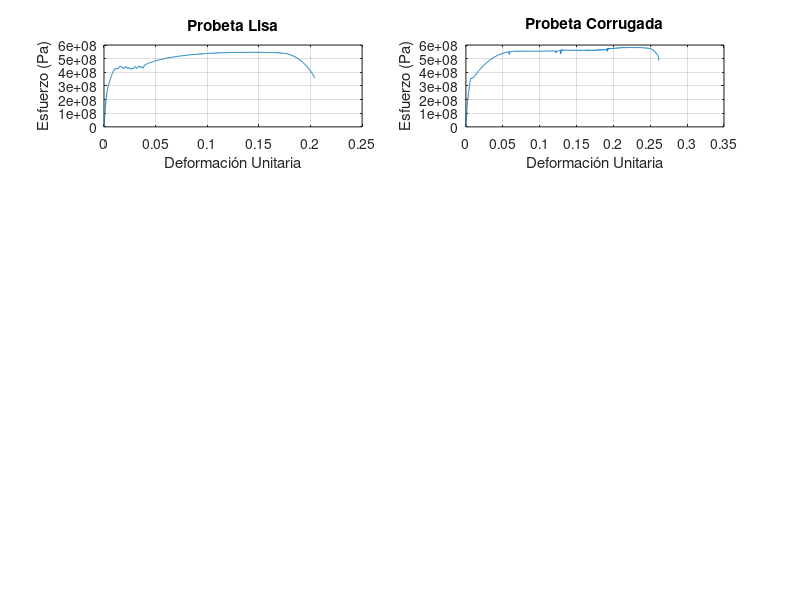

MATLAB code to generate this figure: (Note: this script raises an error after producing the figure.)
%% Comandos iniciales 
% Para reiniciar variables y cerrar cualquier programa que aún se esté
% corriendo.

clear all;
close all;
clc;

%% Carga de datos
% Se asignan variables a los datos obtenidos durante la práctica de
% laboratorio.

load FuerzaLisa.dat;
FuerzaL = FuerzaLisa;

load ElongacionLisa.dat;
ElongacionL = ElongacionLisa;

load FuerzaCorrugada.dat;
FuerzaC = FuerzaCorrugada;

load ElongacionCorrugada.dat;
ElongacionC = ElongacionCorrugada;

%% Definición de variables
% Se definen los valores iniciales y finales de la probeta, así como
% conversiones de unidades.

% Materiales a comparar:
HierroGrisG1800_20 = 66e9;
HierroGrisG1800_30 = 97e9;

% Probeta Lisa
LIL = 0.1532; % Longitud inicial lisa
DIL = 0.00952; % Diámetro inicial lisa
AIL = pi * ((DIL/2)^2); % Área inicial lisa

LFL = 0.1845; % Longitud final lisa
DFL = 0.00568; % Diámetro final lisa
AFL = pi * ((DFL/2)^2); % Área final lisa


%Probeta corrugada
LIC = 0.1770; % Longitud inicial corrugada
DIC = 0.01043; % Diámetro inicial corrugada
AIC = pi * ((DIC/2)^2); % Área inicial corrugada

LFC = 0.2025; % Longitud final corrugada
DFC = 0.00642; % Diámetro final corrugada
AFC = pi * ((DFC/2)^2); % Área final corrugada

%% Obtención de las varaibles de esfuerzo y deformación 
% Ya que las variables dadas son fuerza y elongación, estas tienen que ser
% modificadas o transformadas en esfuerzo y deformación respectivamente,
% para así realmente poder generalizar el comportamiento de un material.

EsfuerzoL = FuerzaL./AIL; % Fuerza entre área
DeformacionL = ElongacionL./(LIL*1000); % Elongación o diferencial de longitud entre longitud inicial

EsfuerzoC = FuerzaC./AIC; % Fuerza entre área
DeformacionC = ElongacionC./(LIC*1000); % Elongación o diferencial de longitud entre longitud inicial

%% Gráficas de Esfuerzo-Deformación
% Ya que se tienen variables que pueden generalizar el comportamiento de un
% material, estas se van a graficar para determinar el comportamiento del
% material descrito

figure("name", "Diagramas de Esfuerzo-Deformación")
subplot (4,2,1);
plot (DeformacionL, EsfuerzoL);
title ("Probeta Lisa");
xlabel ("Deformación Unitaria");
ylabel ("Esfuerzo (Pa)");
grid on;
subplot (4,2,2);
plot (DeformacionC, EsfuerzoC);
title ("Probeta Corrugada");
xlabel ("Deformación Unitaria");
ylabel ("Esfuerzo (Pa)");
grid on;

%% Sección Elástica o Lineal:
% Para esta parte se van a filtrar los datos hasta donde se considere que
% sigue habiendo un comportamiento lineal, posteriormente se hará la
% reconstrucción de las demás áreas.

datosfiltradosL = eliminacion_de_ruido (DeformacionL, EsfuerzoL);
YoungL = lin (datosfiltradosL(:,1)', datosfiltradosL(:,2)');

datosfiltradosC = eliminacion_de_ruido (DeformacionC, EsfuerzoC);
YoungC = lin (datosfiltradosC(:,1)', datosfiltradosC(:,2)');

j = linspace(min(datosfiltradosL(:,1)), max(datosfiltradosL(:,1)), 2);
k = linspace(min(datosfiltradosC(:,1)), max(datosfiltradosC(:,1)), 2);

subplot (4,2,3);
hold on
plot (datosfiltradosL(:,1), datosfiltradosL(:,2));
plot (j, (YoungL(2) * j) + YoungL(1)); 
title ("Probeta Lisa: Sección Elástica");
xlabel ("Deformación Unitaria");
ylabel ("Esfuerzo (Pa)");
grid on;
hold off
subplot (4,2,4);
hold on
plot (datosfiltradosC(:,1), datosfiltradosC(:,2));
plot (k, (YoungC(2) * k) + YoungC(1)); 
title ("Probeta Corrugada: Sección elástica");
xlabel ("Deformación Unitaria");
ylabel ("Esfuerzo (Pa)");
grid on;
hold off

%% Medición de error en la sección elástica:
% Se van a definir el rango para el comportamiento elástico, así como el
% error con respecto a los valores deseados.

errorlisa = abs((YoungL(2) - HierroGrisG1800_30)/ YoungL(2));
errorcorrugada = abs((YoungC(2) - HierroGrisG1800_20)/ YoungC(2));

%% Zona entre el límite de de elasticidad y el límite aparente de elasticidad/ límite de fluencia
% Esta zona es mencionada muy pocas veces por los libros de texto, pero 
% como su nombre lo dice es una zona donde el comportamiento ya no es 100%
% elástico y termina con el límite superior de fluencia 

zonaxL = ult_punto(datosfiltradosL, DeformacionL, EsfuerzoL);
zonaxC = ult_punto(datosfiltradosC, DeformacionC, EsfuerzoC);

partecuadL = filtrozona(zonaxL);
partecuadC = filtrozona(zonaxC);

realvaparenteL = cuad(partecuadL);
realvaparenteC = cuad(partecuadC);

qx = @(q) realvaparenteL(1)*(q^2)+realvaparenteL(2)*(q)+realvaparenteL(3);
wx = @(w) realvaparenteC(1)*(w^2)+realvaparenteC(2)*(w)+realvaparenteC(3);

subplot (4,2,5);
hold on
plot (partecuadL(:,1), partecuadL(:,2));
fplot (qx, [partecuadL(1,1) partecuadL(length(partecuadL),1)]); 
title ("Probeta Lisa: Sección elastico-plástica");
xlabel ("Deformación Unitaria");
ylabel ("Esfuerzo (Pa)");
grid on;
hold off
subplot (4,2,6);
hold on
plot (partecuadC(:,1), partecuadC(:,2));
fplot (wx, [partecuadC(1,1) partecuadC(length(partecuadC),1)]);
title ("Probeta Corrugada: Sección elastico-plástica");
xlabel ("Deformación Unitaria");
ylabel ("Esfuerzo (Pa)");
grid on;
hold off

%% Meseta de fluencia:
% En esta parte, el material tiende a oscilar, ya que internamente las
% fuerzas y vibraciones necesitan estabilizarse, usualmente, los diagramas
% de esfuerzo-deformación tienen a graficar únicamente los límites superior
% e inferior

zonaxL = ult_punto(partecuadL, DeformacionL, EsfuerzoL);
zonaxC = ult_punto(partecuadC, DeformacionC, EsfuerzoC);

zonamesetaL = filtromeseta(zonaxL);
zonamesetaC = filtromeseta(zonaxC);

mesetasuaveL = suave(zonamesetaL);
mesetasuaveC = suave(zonamesetaC);

%% Endurecimiento por deformación:
% En esta sección se eliminará el ruido

zonaxL = ult_punto(zonamesetaL, DeformacionL, EsfuerzoL);
zonaxC = ult_punto(zonamesetaC, DeformacionC, EsfuerzoC);

endudefL = endu_def(zonaxL);
endudefC = endu_def(zonaxC);

%% Estricción de fluencia
% En esta sección se eliminará el ruido 

zonaxL = ult_punto(endudefL, DeformacionL, EsfuerzoL);
zonaxC = ult_punto(endudefC, DeformacionC, EsfuerzoC);

estflueL = est_flue(zonaxL);
estflueC = est_flue(zonaxC);

%% Impresión de resultados:
% Se imprimen todos los resultados obtenidos
subplot (4,2,7);
hold on
plot (j, (YoungL(2) * j) + YoungL(1)); 
fplot (qx, [partecuadL(1,1) partecuadL(length(partecuadL),1)]); 
plot(mesetasuaveL(:,1), mesetasuaveL(:,2));
plot(endudefL(:,1), endudefL(:,2));
plot(estflueL(:,1), estflueL(:,2));
title ("Probeta Lisa: Reinventada");
xlabel ("Deformación Unitaria");
ylabel ("Esfuerzo (Pa)");
grid on;
hold off
subplot (4,2,8);
hold on
plot (k, (YoungC(2) * k) + YoungC(1)); 
fplot (wx, [partecuadC(1,1) partecuadC(length(partecuadC),1)]);
plot(mesetasuaveC(:,1), mesetasuaveC(:,2));
plot(endudefC(:,1), endudefC(:,2));
plot(estflueC(:,1), estflueC(:,2));
title ("Probeta Corrugada: Reinventada");
xlabel ("Deformación Unitaria");
ylabel ("Esfuerzo (Pa)");
grid on;
hold off

fprintf("<strong>Análisis de los datos dados: </strong> \n\n");

fprintf("<strong>Sección elástica: </strong> \n");

fprintf(" Los datos del modelo lineal de la sección elástica de la probeta lisa son:\n  m = %2.4f GPa\n  b = %2.4f GPa\n  R²= %.4f\n  error relativo = %.4f\n\n" +...
    " Los datos del modelo lineal de la sección elástica de la probeta corrugada son:\n  m = %2.4f GPa\n  b = %2.4f GPa\n  R²= %.4f\n  error relativo = %.4f\n\n",...
    (YoungL(2)/1e9), (YoungL(1)/1e9), YoungL(3), errorlisa,(YoungC(2)/1e9), (YoungC(1)/1e9), YoungC(3), errorcorrugada);

fprintf("<strong>Sección elástico-plástica: </strong> \n");

fprintf(" Los datos del modelo cuadrático de la sección elastico-plástica de la probeta lisa son:\n  Coeficientes:\n   a = %.4f TPa\n   b = %.4f GPa\n   c = %.4f MPa\n  R² = %.4f\n\n"+...
   " Los datos del modelo cuadrático de la sección elastico-plástica de la probeta corrugada son:\n  Coeficientes:\n   a = %.4f TPa\n   b = %.4f GPa\n   c = %.4f MPa\n  R² = %.4f\n\n",...
   realvaparenteL(1)/1e12,realvaparenteL(2)/1e9,realvaparenteL(3)/1e6,realvaparenteL(4),realvaparenteC(1)/1e12,realvaparenteC(2)/1e9,realvaparenteC(3)/1e6,realvaparenteC(4));

fprintf("<strong>Meseta de fluencia: </strong> \n");


%% Funciones de apoyo:

% Función para eliminar el ruido de la sección lineal
function datosfiltrados = eliminacion_de_ruido (deformacion, esfuerzo)

n = numel(deformacion);
pendiente = [];
datosfiltrados = [];
j = 0;

for i = 1:n
    
    if deformacion(i) <= .002
        
        m = (esfuerzo(i+1) - esfuerzo(i))/ (deformacion(i+1) - deformacion(i));
        
        pendiente(i) = m;
        
        p = i;
        datosfiltrados(i,1) = deformacion(i);
        datosfiltrados(i,2) = esfuerzo(i);
        
    end
    
    if deformacion(i) > .002
        
        m = (esfuerzo(i+1,1) - esfuerzo(i,1))/ (deformacion(i+1,1) - deformacion(i,1));
        
        prom = mean(pendiente); 
        
        if abs((m-prom)/m) <= .65
            
            p = p+1;
            pendiente(p) = m;
            datosfiltrados(p,1) = deformacion(i);
            datosfiltrados(p,2) = esfuerzo(i);
            j = 0;
            
        else
            
            j = j+1;
            
        end
        
        if j == 50
            
           break
            
        end
        
    end
    
end

end

% Función para obtener la regresión lineal
function resultado = lin(x,y)
    
    lineo = [ones(length(x),1) x']\y';
    St = sum((y - mean(y)).^2);
    Sr = sum((((lineo(2)*x)+lineo(1)) - y).^2);
    r2 = (St- Sr)/St;
    resultado = [lineo(1) lineo(2) r2];
        
end

% Función que corta la lista de datos desde el último punto en el que se
% quedó
function puntosfaltantes = ult_punto (filtrados, x, y)
    m = size(filtrados);
    puntosfaltantes=[];
    t = 0;
    
    for i = 1:numel(x)
        p=i;
        if filtrados(m(1),1) == x(i,1)
            break
        end
    end
    
    for j = p:numel(x)
        t = t+1;
        puntosfaltantes(t,1)= x(j);
        puntosfaltantes(t,2)= y(j);
    end
    
end

% Filtrar datos entre el límite real y el aparente
function zonaestudio =   filtrozona(zona)

    m = size(zona);
    j = 0;
    p=1;

    for i = 2: m(1)
        
        if zona(i,2)> zona((i-1),2)
        
            zonaestudio(p,1) = zona(i,1);
            zonaestudio(p,2) = zona(i,2);
            p = p+1;
            j = 0;
            
        end
        j = j+1;
        if j == 3
            
            break
            
        end
    end

end

% Función para realizar una reegresión cuadrática junto con R²
function modelocuad = cuad(zona)

    x = zona(:,1);
    y = zona(:,2);
    coeficientes = polyfit( x, y, 2);
    St = sum((y - mean(y)).^2);
    yp = polyval(coeficientes,x);
    Sr = sum((yp - y).^2);
    r2 = (St- Sr)/St;
    modelocuad = [coeficientes(1) coeficientes(2) coeficientes(3) r2];

end

% Función para filtrar el rango donde está la meseta de fluencia
function zonameseta = filtromeseta(zona)
    f = 0;
    zonameseta = [];

    for i = 1:length(zona)
        
        if zona(i+1,2) > zona(i,2)
            
            f= f+1;
            
        end
        
        if f == 100
            
            break
            
        end
        
        zonameseta (i,1) = zona(i,1);
        zonameseta (i,2) = zona(i,2);
        
    end
    
end

% Función para suavizar la meseta de fluencia
function meseta = suave(zona)

init = zona(1,:);
min = [];
max = [];
min(2) = zona(1,2);
max(2) = zona(1,2);
meseta = [];
p = 1;

 for i = 1:length(zona)
     
     if zona(i,2) > max
         
         max(1) = zona(i,1);
         max(2) = zona(i,2);
     
     end
     
     if zona(i,2) < min
         
         min(1) = zona(i,1);
         min(2) = zona(i,2);
     
     end
     
 end
 
 if min(1) <= max(1)
    
     max = init;
     
 end
 
 for i = 1:(length(zona)-1)
     
     if zona(i,1) <= max(1)
         
         if zona(i,2) <= zona(i+1,2)
             
             meseta (p,1) = zona (i,1);
             meseta (p,2) = zona (i,2);
             p = p + 1;
         
         end
     end

     if (zona(i,1) >= max(1)) && (zona(i,1) <= min(1))
         
         if zona(i,2) >= zona(i+1,2)
             
             meseta (p,1) = zona (i,1);
             meseta (p,2) = zona (i,2);
             p = p+1;
         
         end
     end

     if (zona(i,1) >= min(1))
         
         if zona(i,2) <= zona(i+1,2)
             
             meseta (p,1) = zona (i,1);
             meseta (p,2) = zona (i,2);
             p = p+1;
         
         end
     end
     
 end
 
end

% Función para eliminar ruido en subida
function  endurecimiento = endu_def(zona)

    p =1;
    min = zona(1,2);
    endurecimiento = [];
    
    for i = 1:length(zona)
        
        if zona(i,2) > min
            
            endurecimiento (p,1) = zona(i,1);
            endurecimiento (p,2) = zona(i,2);
            p = p+1;
            min = zona(i,2);
            
        end
        
    end

end

% Función para eliminar ruido en bajada
function  est = est_flue(zona)

    p =1;
    max = zona(1,2);
    est = [];
    
    for i = 1:length(zona)
        
        if zona(i,2) < max
            
            est (p,1) = zona(i,1);
            est (p,2) = zona(i,2);
            p = p+1;
            max = zona(i,2);
            
        end
        
    end

end